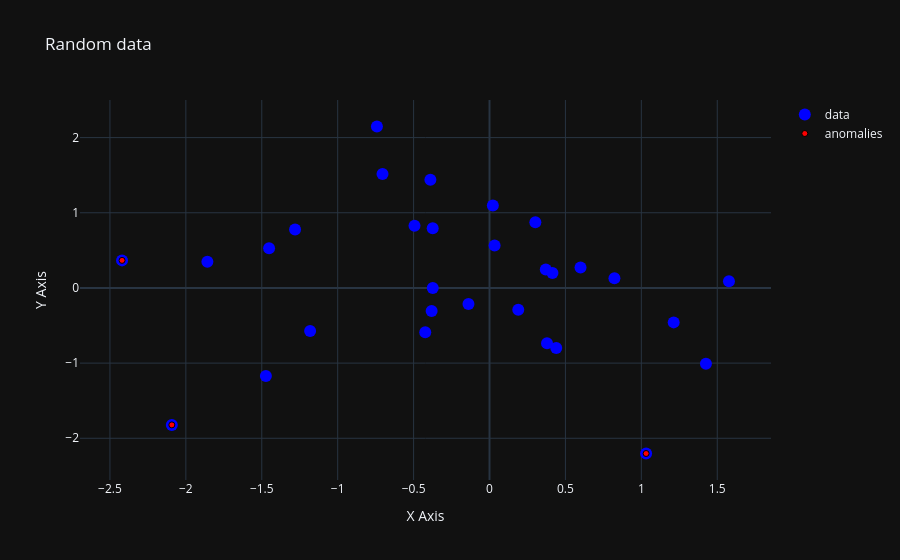

The notebook cell this image was saved under:
### Markdown cell above
Alternatively, the anomaly points can be shown as smaller, in red, and on top of the data points:

### Code cell
fig = go.Figure()

# All points (larger)
fig.add_trace(go.Scatter(
    x=df1['X'],
    y=df1['Y'],
    mode='markers',
    marker=dict(size=12, color='blue'),
    name='data'
))

# Anomaly points (smaller, on top)
fig.add_trace(go.Scatter(
    x=df2['X'],
    y=df2['Y'],
    mode='markers',
    marker=dict(size=6, color='red', line=dict(width=1, color='black')),
    name='anomalies'
))

fig.update_layout(
    title="Random data", 
    template="plotly_dark",
    xaxis_title="X Axis",
    yaxis_title="Y Axis"
)

fig.show()

### Figure 1 — Plotly figure (JSON) as saved in the notebook; plotly's stock layout.template omitted (floating-point values rounded to 4 significant figures)
{"data": [{"marker": {"color": "blue", "size": 12}, "mode": "markers", "name": "data", "type": "scatter", "x": [-0.3811, 0.03357, -2.092, 0.4146, 1.425, -1.452, -0.3739, -0.1386, -1.281, 0.3787, -1.182, -1.473, -1.858, 0.302, -0.4232, 1.213, -0.7416, -0.7047, 0.4394, 0.5995, 0.3706, 1.031, 1.577, -2.42, 0.1894, -0.3742, -0.3893, 0.02191, 0.8229, -0.494], "y": [-0.3056, 0.5649, -1.822, 0.1988, -1.009, 0.5292, -0.0008867, -0.2124, 0.778, -0.737, -0.5724, -1.172, 0.3479, 0.8738, -0.5903, -0.4582, 2.148, 1.515, -0.7988, 0.2714, 0.2456, -2.203, 0.08989, 0.3667, -0.2891, 0.7937, 1.439, 1.097, 0.1296, 0.8284]}, {"marker": {"color": "red", "line": {"color": "black", "width": 1}, "size": 6}, "mode": "markers", "name": "anomalies", "type": "scatter", "x": [-2.092, 1.031, -2.42], "y": [-1.822, -2.203, 0.3667]}], "layout": {"title": {"text": "Random data"}, "xaxis": {"title": {"text": "X Axis"}}, "yaxis": {"title": {"text": "Y Axis"}}}}
